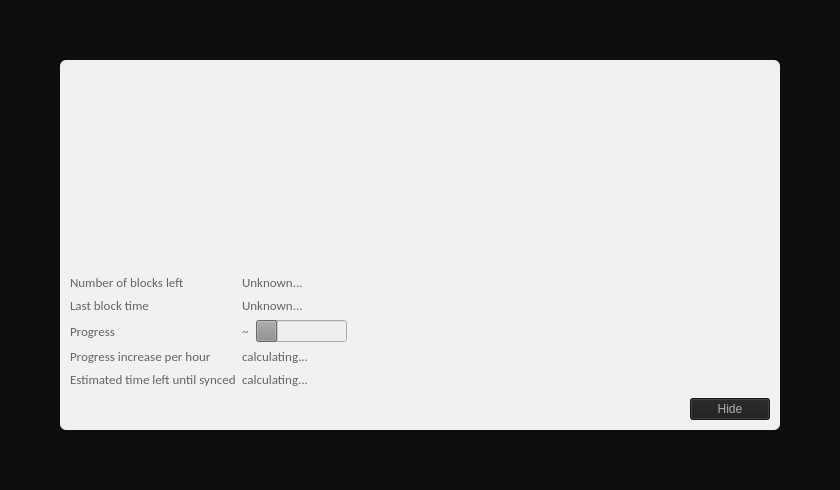
<?xml version="1.0" encoding="UTF-8"?>
<ui version="4.0">
 <class>ModalOverlay</class>
 <widget class="ModalOverlay" name="ModalOverlay">
  <property name="geometry">
   <rect>
    <x>0</x>
    <y>0</y>
    <width>840</width>
    <height>490</height>
   </rect>
  </property>
  <property name="windowTitle">
   <string>Form</string>
  </property>
  <layout class="QVBoxLayout" name="verticalLayout" stretch="0">
   <property name="sizeConstraint">
    <enum>QLayout::SetDefaultConstraint</enum>
   </property>
   <property name="leftMargin">
    <number>0</number>
   </property>
   <property name="topMargin">
    <number>0</number>
   </property>
   <property name="rightMargin">
    <number>0</number>
   </property>
   <property name="bottomMargin">
    <number>0</number>
   </property>
   <item>
    <widget class="QWidget" name="bgWidget" native="true">
     <property name="styleSheet">
      <string notr="true">#bgWidget { background: rgba(0,0,0,240); }</string>
     </property>
     <layout class="QVBoxLayout" name="verticalLayoutMain" stretch="1">
      <property name="leftMargin">
       <number>60</number>
      </property>
      <property name="topMargin">
       <number>60</number>
      </property>
      <property name="rightMargin">
       <number>60</number>
      </property>
      <property name="bottomMargin">
       <number>60</number>
      </property>
      <item>
       <widget class="QLabel" name="contentWidget">
        <property name="styleSheet">
         <string notr="true">#contentWidget { background: rgba(255,255,255,240); border-radius: 6px; }

QLabel { color: rgb(40,40,40);  }</string>
        </property>
        <property name="pixmap">
         <pixmap resource="../bitcoin.qrc">:/icons/modal_background</pixmap>
        </property>
        <property name="scaledContents">
         <bool>true</bool>
        </property>
        <property name="wordWrap">
         <bool>true</bool>
        </property>
        <layout class="QVBoxLayout" name="verticalLayoutSub" stretch="1,0,0,0">
         <property name="spacing">
          <number>0</number>
         </property>
         <property name="leftMargin">
          <number>10</number>
         </property>
         <property name="topMargin">
          <number>10</number>
         </property>
         <property name="rightMargin">
          <number>10</number>
         </property>
         <property name="bottomMargin">
          <number>10</number>
         </property>
         <item>
          <layout class="QHBoxLayout" name="horizontalLayoutIconText" stretch="0,1">
           <property name="topMargin">
            <number>20</number>
           </property>
           <item>
            <layout class="QVBoxLayout" name="verticalLayoutIcon">
             <property name="leftMargin">
              <number>0</number>
             </property>
             <item>
              <widget class="QPushButton" name="warningIcon">
               <property name="enabled">
                <bool>false</bool>
               </property>
               <property name="text">
                <string/>
               </property>
               <property name="icon">
                <iconset resource="../bitcoin.qrc">
                 <normaloff>:/icons/warning</normaloff>
                 <disabledoff>:/icons/warning</disabledoff>:/icons/warning</iconset>
               </property>
               <property name="iconSize">
                <size>
                 <width>48</width>
                 <height>48</height>
                </size>
               </property>
               <property name="flat">
                <bool>true</bool>
               </property>
              </widget>
             </item>
             <item>
              <spacer name="verticalSpacerWarningIcon">
               <property name="orientation">
                <enum>Qt::Vertical</enum>
               </property>
               <property name="sizeHint" stdset="0">
                <size>
                 <width>20</width>
                 <height>40</height>
                </size>
               </property>
              </spacer>
             </item>
            </layout>
           </item>
           <item>
            <layout class="QVBoxLayout" name="verticalLayoutInfoText">
             <property name="leftMargin">
              <number>0</number>
             </property>
             <property name="topMargin">
              <number>0</number>
             </property>
             <item>
              <widget class="QLabel" name="infoText">
               <property name="font">
                <font>
                 <family>Calibri</family>
                 <pointsize>9</pointsize>
                 <weight>75</weight>
                 <bold>true</bold>
                 <underline>false</underline>
                </font>
               </property>
               <property name="styleSheet">
                <string notr="true">color: rgb(125, 125, 125);</string>
               </property>
               <property name="text">
                <string/>
               </property>
               <property name="textFormat">
                <enum>Qt::RichText</enum>
               </property>
               <property name="alignment">
                <set>Qt::AlignCenter</set>
               </property>
               <property name="wordWrap">
                <bool>true</bool>
               </property>
              </widget>
             </item>
             <item>
              <widget class="QLabel" name="infoTextStrong">
               <property name="font">
                <font>
                 <family>Calibri</family>
                 <weight>50</weight>
                 <bold>false</bold>
                </font>
               </property>
               <property name="text">
                <string/>
               </property>
               <property name="textFormat">
                <enum>Qt::RichText</enum>
               </property>
               <property name="wordWrap">
                <bool>true</bool>
               </property>
              </widget>
             </item>
             <item>
              <spacer name="verticalSpacerInTextSpace">
               <property name="orientation">
                <enum>Qt::Vertical</enum>
               </property>
               <property name="sizeHint" stdset="0">
                <size>
                 <width>20</width>
                 <height>40</height>
                </size>
               </property>
              </spacer>
             </item>
            </layout>
           </item>
          </layout>
         </item>
         <item>
          <spacer name="verticalSpacerAfterText">
           <property name="orientation">
            <enum>Qt::Vertical</enum>
           </property>
           <property name="sizeHint" stdset="0">
            <size>
             <width>20</width>
             <height>40</height>
            </size>
           </property>
          </spacer>
         </item>
         <item>
          <layout class="QFormLayout" name="formLayout">
           <property name="fieldGrowthPolicy">
            <enum>QFormLayout::FieldsStayAtSizeHint</enum>
           </property>
           <property name="horizontalSpacing">
            <number>6</number>
           </property>
           <property name="verticalSpacing">
            <number>6</number>
           </property>
           <property name="topMargin">
            <number>10</number>
           </property>
           <item row="0" column="0">
            <widget class="QLabel" name="labelNumberOfBlocksLeft">
             <property name="font">
              <font>
               <family>Calibri</family>
               <pointsize>10</pointsize>
               <weight>50</weight>
               <bold>false</bold>
              </font>
             </property>
             <property name="styleSheet">
              <string notr="true">color: rgb(100, 100, 100);</string>
             </property>
             <property name="text">
              <string>Number of blocks left</string>
             </property>
            </widget>
           </item>
           <item row="0" column="1">
            <widget class="QLabel" name="numberOfBlocksLeft">
             <property name="font">
              <font>
               <family>Calibri</family>
               <pointsize>10</pointsize>
              </font>
             </property>
             <property name="styleSheet">
              <string notr="true">color: rgb(100, 100, 100);</string>
             </property>
             <property name="text">
              <string>Unknown...</string>
             </property>
            </widget>
           </item>
           <item row="1" column="0">
            <widget class="QLabel" name="labelLastBlockTime">
             <property name="font">
              <font>
               <family>Calibri</family>
               <pointsize>10</pointsize>
               <weight>50</weight>
               <bold>false</bold>
              </font>
             </property>
             <property name="styleSheet">
              <string notr="true">color: rgb(100, 100, 100);</string>
             </property>
             <property name="text">
              <string>Last block time</string>
             </property>
            </widget>
           </item>
           <item row="1" column="1">
            <widget class="QLabel" name="newestBlockDate">
             <property name="sizePolicy">
              <sizepolicy hsizetype="Maximum" vsizetype="Preferred">
               <horstretch>0</horstretch>
               <verstretch>0</verstretch>
              </sizepolicy>
             </property>
             <property name="font">
              <font>
               <family>Calibri</family>
               <pointsize>10</pointsize>
              </font>
             </property>
             <property name="styleSheet">
              <string notr="true">color: rgb(100, 100, 100);</string>
             </property>
             <property name="text">
              <string>Unknown...</string>
             </property>
            </widget>
           </item>
           <item row="2" column="0">
            <widget class="QLabel" name="labelSyncDone">
             <property name="font">
              <font>
               <family>Calibri</family>
               <pointsize>10</pointsize>
               <weight>50</weight>
               <bold>false</bold>
              </font>
             </property>
             <property name="styleSheet">
              <string notr="true">color: rgb(100, 100, 100);</string>
             </property>
             <property name="text">
              <string>Progress</string>
             </property>
            </widget>
           </item>
           <item row="2" column="1">
            <layout class="QHBoxLayout" name="horizontalLayoutSync" stretch="0,1">
             <item>
              <widget class="QLabel" name="percentageProgress">
               <property name="font">
                <font>
                 <family>Calibri</family>
                 <pointsize>10</pointsize>
                </font>
               </property>
               <property name="styleSheet">
                <string notr="true">color: rgb(125, 125, 125);</string>
               </property>
               <property name="text">
                <string notr="true">~</string>
               </property>
              </widget>
             </item>
             <item>
              <widget class="QProgressBar" name="progressBar">
               <property name="enabled">
                <bool>false</bool>
               </property>
               <property name="autoFillBackground">
                <bool>true</bool>
               </property>
               <property name="styleSheet">
                <string notr="true"/>
               </property>
               <property name="value">
                <number>24</number>
               </property>
               <property name="format">
                <string/>
               </property>
              </widget>
             </item>
            </layout>
           </item>
           <item row="5" column="0">
            <widget class="QLabel" name="labelEstimatedTimeLeft">
             <property name="font">
              <font>
               <family>Calibri</family>
               <pointsize>10</pointsize>
               <weight>50</weight>
               <bold>false</bold>
              </font>
             </property>
             <property name="styleSheet">
              <string notr="true">color: rgb(100, 100, 100);</string>
             </property>
             <property name="text">
              <string>Estimated time left until synced</string>
             </property>
            </widget>
           </item>
           <item row="5" column="1">
            <widget class="QLabel" name="expectedTimeLeft">
             <property name="font">
              <font>
               <family>Calibri</family>
               <pointsize>10</pointsize>
              </font>
             </property>
             <property name="styleSheet">
              <string notr="true">color: rgb(100, 100, 100);</string>
             </property>
             <property name="text">
              <string>calculating...</string>
             </property>
            </widget>
           </item>
           <item row="4" column="0">
            <widget class="QLabel" name="labelProgressIncrease">
             <property name="font">
              <font>
               <family>Calibri</family>
               <pointsize>10</pointsize>
               <weight>50</weight>
               <bold>false</bold>
              </font>
             </property>
             <property name="styleSheet">
              <string notr="true">color: rgb(100, 100, 100);</string>
             </property>
             <property name="text">
              <string>Progress increase per hour</string>
             </property>
            </widget>
           </item>
           <item row="4" column="1">
            <widget class="QLabel" name="progressIncreasePerH">
             <property name="font">
              <font>
               <family>Calibri</family>
               <pointsize>10</pointsize>
              </font>
             </property>
             <property name="styleSheet">
              <string notr="true">color: rgb(100, 100, 100);</string>
             </property>
             <property name="text">
              <string>calculating...</string>
             </property>
            </widget>
           </item>
          </layout>
         </item>
         <item>
          <layout class="QHBoxLayout" name="horizontalLayoutButtons">
           <property name="leftMargin">
            <number>10</number>
           </property>
           <property name="topMargin">
            <number>10</number>
           </property>
           <item>
            <spacer name="horizontalSpacer">
             <property name="orientation">
              <enum>Qt::Horizontal</enum>
             </property>
             <property name="sizeHint" stdset="0">
              <size>
               <width>40</width>
               <height>20</height>
              </size>
             </property>
            </spacer>
           </item>
           <item>
            <widget class="QPushButton" name="closeButton">
             <property name="styleSheet">
              <string notr="true">background-color: rgb(30, 30, 30);
color: rgb(175, 175, 175);</string>
             </property>
             <property name="text">
              <string>Hide</string>
             </property>
            </widget>
           </item>
          </layout>
         </item>
        </layout>
       </widget>
      </item>
     </layout>
    </widget>
   </item>
  </layout>
 </widget>
 <customwidgets>
  <customwidget>
   <class>ModalOverlay</class>
   <extends>QWidget</extends>
   <header>qt/modaloverlay.h</header>
   <container>1</container>
  </customwidget>
 </customwidgets>
 <resources>
  <include location="../bitcoin.qrc"/>
 </resources>
 <connections/>
</ui>
